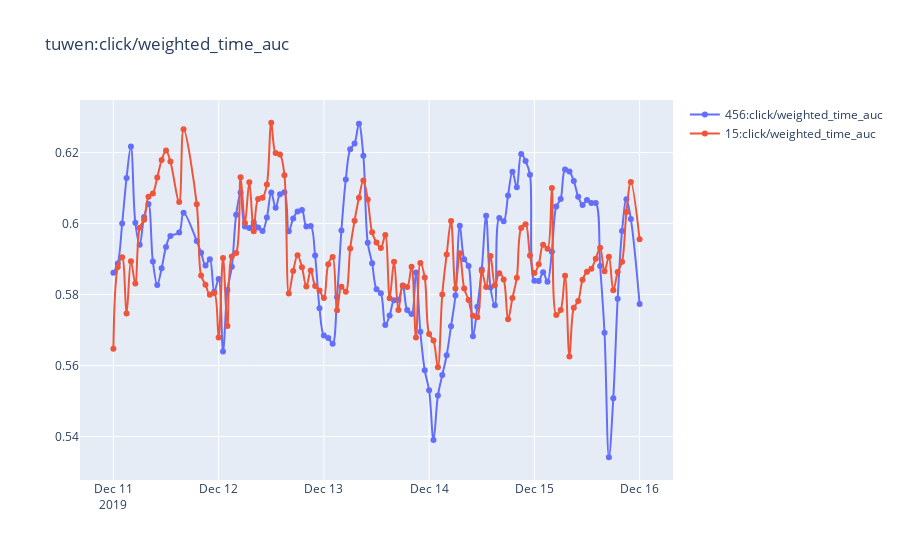

The cell this chart's notebook holds for it:
### Code cell
compare(df, 'click/weighted_time_auc')
